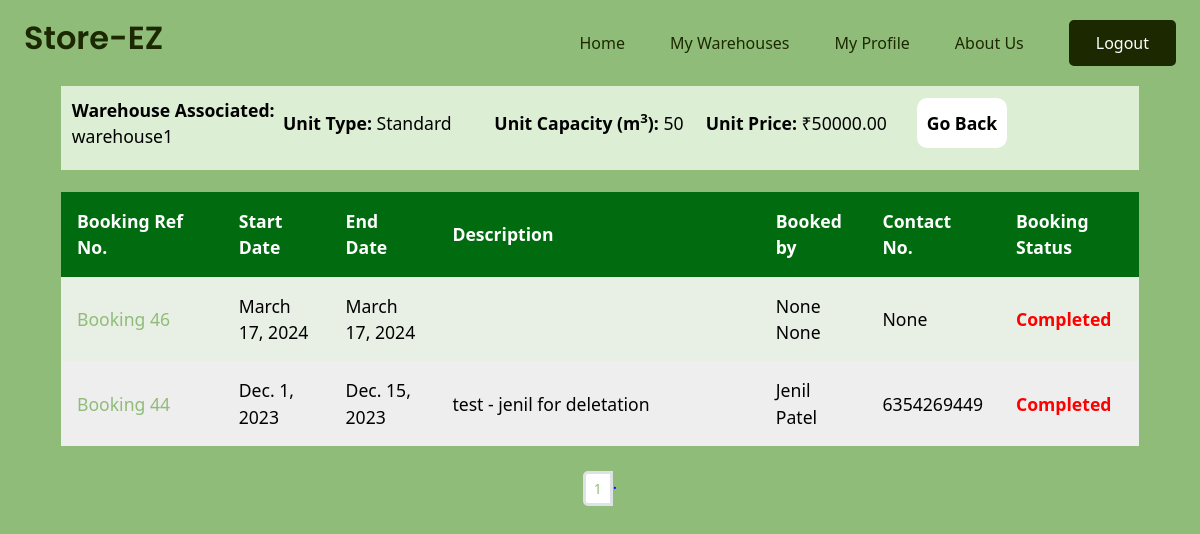
Screenshot of /warehouse/3/unit/16/ (signed in) with the database file from the repository.
### mainapp/models.py (models this page shows, shortened)
class Warehouse(models.Model):
    name = models.CharField(max_length=100)
    address = models.TextField()
    city = models.CharField(max_length=100)
    state = models.CharField(max_length=100)
    poc_name = models.CharField(max_length=100, null=True)
    poc_phone_no = models.DecimalField(max_digits=10, decimal_places=0)
    owner = models.ForeignKey(Warehouse_owner, on_delete=models.CASCADE)
    image = models.ImageField(default="images/default_warehouse_image.jpg",upload_to="images/warehouse/",blank=True,null=True)
    latitude = models.FloatField(default=23.1862737352)
    longitude = models.FloatField(default = 72.6283225558)

class Unit(models.Model):
    id = models.BigAutoField(primary_key=True)
    type = models.CharField(max_length=100) # Check box field
    capacity = models.IntegerField()
    price = models.DecimalField(max_digits=10, decimal_places=2)
    warehouse = models.ForeignKey(Warehouse, on_delete=models.CASCADE)

class Booking(models.Model):
    id = models.BigAutoField(primary_key=True)
    start_date = models.DateField(default= date.today)
    end_date = models.DateField(default= date.today)
    description = models.TextField()
    unit = models.ManyToManyField(Unit)
    farmer = models.ForeignKey(Farmer,on_delete=models.CASCADE, null=True)
    date = models.DateTimeField(auto_now_add=True)

class Farmer(models.Model):
    first_name = models.CharField(max_length=100, null=True)
    last_name = models.CharField(max_length=100, null=True)
    email = models.EmailField(max_length=200, null=True)
    phone_no = models.DecimalField(max_digits=10, decimal_places=0, null=True)
    city = models.CharField(max_length=100, null=True)
    state = models.CharField(max_length=100, null=True)
    image = models.ImageField(default="images/default_user_image.jpg",upload_to="images/farmer/",blank=True,null=True)
    def __str__(self) -> str:
        return f'{self.first_name} {self.last_name}'

### Warehouse/views.py (the view)
# urls.py: path("warehouse/<int:id>/unit/<int:id1>/", views.unit, name='unit'),
@login_required(login_url='login')
def unit(request, id, id1):
    warehouse = Warehouse.objects.get(id=id)
    unit = Unit.objects.get(id=id1)
    all_bookings = Booking.objects.filter(unit=id1).order_by('-end_date')
    data_list = []
    for booking in all_bookings:
        if booking.end_date >= date.today():
            booking_status = 'On going'
        else:
            booking_status = 'Completed'
        data_list.append((booking,booking_status))
    paginator = Paginator(data_list, 5)  # TODO:Show 10/15 Bookings per page.
    page_number = request.GET.get("page")
    page_obj = paginator.get_page(page_number)
    count=Warehouse.objects.count()
    nums= "." *page_obj.paginator.num_pages
    context={'data':page_obj,'warehouse':warehouse,'nums':nums, 'unit':unit, 'id':id}
    return render(request, 'Warehouse/unit.html', context)

### Warehouse/templates/Warehouse/unit.html (shortened to what this page needs)
{% extends 'base.html' %}
{% load static %}
{% block css %}
    <link rel="stylesheet" href="{% static 'Warehouse/css/singleunit.css'%}">
{% endblock %}
{% block content %}
<div class="wrapperr">
  <div class="info-row">
    <div class="ab">
      <div class="ind-row">
        <b>
          Warehouse Associated:
        </b> {{ warehouse.name }}
      </div>
      <div class="ind-row">
        <b>
          Unit Type:
        </b> {% if unit.type == "Hot" %}Standard{% else %}Temp-controlled {% endif %}
      </div>
      <div class="ind-row">
        <b>
          Unit Capacity (m<sup>3</sup>):
        </b> {{ unit.capacity }}
      </div>
      <div class="ind-row">
        <b>
          Unit Price:
        </b> ₹{{ unit.price }}
      </div>
      <div class="ind-row">
          <button onclick="location.href='{% url 'all_units' id%}'" type="button" class> Go Back</button>
      </div>
    </div>
</div>
  <div class="table-container">
    <table>
      <tr class="table-heading">
        <th>Booking Ref No.</th>
        <th>Start Date</th>
        <th>End Date</th>
        <th>Description</th>
        <th>Booked by</th>
        <th>Contact No.</th>
        <th>Booking Status</th>
      </tr>
      {% for booking, booking_status in data %}
      <tr class="not-heading">
        <td data-cell="Booking Number" style="width:15%;"><a href="{% url 'warehouse_invoice' booking.id %}?back={{request.build_absolute_uri}}">Booking {{booking.id}}</a></td>
        <td data-cell="Start Date">{{ booking.start_date}}</td>
        <td data-cell="End Date">{{ booking.end_date}}</td>
        <td data-cell="Description" style="width:30%;">{{ booking.description}}</td>
        <td data-cell="Booked By">{{ booking.farmer}}</td>
        <td data-cell="Contact No.">{{ booking.farmer.phone_no}}</td>
        <td {% if booking_status == 'Completed' %}class="completed" {% else %}class="on-going"{% endif %}  data-cell="Booked Status"><b>{{booking_status}}</b></td>        </tr>
      {% endfor %}
    </table>
  </div>
</div>
  <nav aria-label="..."style="color: blue;">
    <ul class="pagination pagination-sm justify-content-center" ">
      {%for i in nums %}
      <li class="page-item "><a class="page-link" href="?page={{forloop.counter}}">{{forloop.counter}}</a></li>{{i}}
      {%endfor%}
    </ul>
  </nav>
{% endblock %}

### static/css/base.css (style rules this page uses)
* { margin:0; padding:0; box-sizing:border-box; }

### Warehouse/static/Warehouse/css/singleunit.css (style rules this page uses)
body { color:#000; font-family:system-ui; line-height:1.5; background-color: #90bc79; }
.wrapperr { display:flex; flex-direction: column; font-size:1.1rem; border:solid; border-width:1px; border-color:#90bc79; margin: auto; max-width: 90%; border-radius:15px; margin-bottom: 2%; }
.info-row { display: flex; justify-content: space-between; align-items: center; padding: 1%; background-color: #dceed3; margin-bottom: 2%; }
.info-row button { background-color:white; border:none; height:50px; width:90px; border-radius:10px; cursor:pointer; color:#000000; font-weight: 700; font-size:1.1rem; }
.info-row .ab { flex:2; display:flex; justify-content: space-between; align-items:center; }
.info-row .ab div { flex:2; padding-bottom:10px; }
.table-container { max-width:100%; }
table { width:100%; border-collapse:collapse; background:#eee; }
.table-heading { background-color: #016c0f; border-radius: 15px; color: #fff; }
th,td { padding:1rem; }
th { text-align:left; }
tr:nth-of-type(2n) { background:hsl(99.9 62.8% 83.1% / 0.2); }
.completed { color: red; }

### rows the page displays
Warehouse: name "warehouse1"
Unit: capacity "50", price "50000.00"
Booking: id "46", start_date "March 17, 2024", end_date "March 17, 2024", farmer "None None", farmer.phone_no "None", booking_status "Completed"
Booking: id "44", start_date "Dec. 1, 2023", end_date "Dec. 15, 2023", description "test - jenil for deletation", farmer "Jenil Patel", farmer.phone_no "6354269449", booking_status "Completed"

### other values shown
{{ i }} "."
